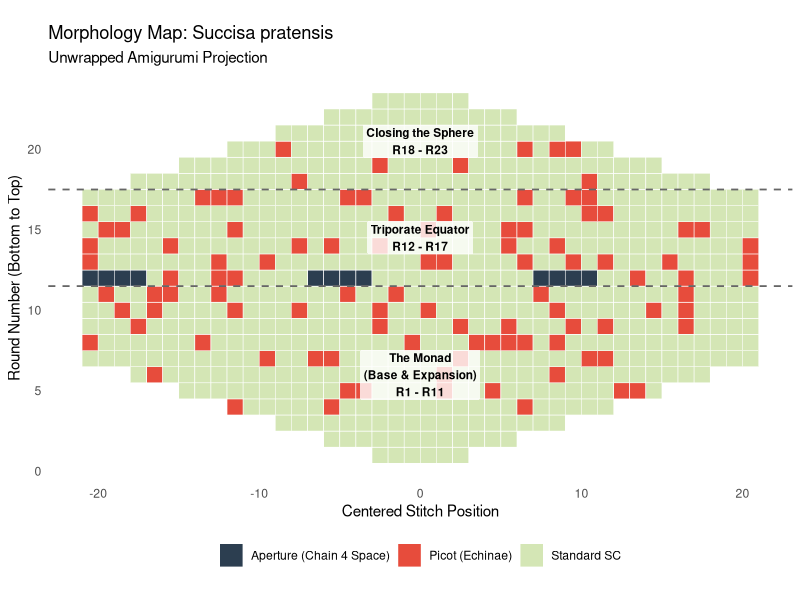

The R script that drew this image:
## ---- chunk 1
#| label: pollen-map
library(ggplot2)
library(dplyr)
library(purrr)
library(tidyr)

# 1. Define the amigurumi spherical structure (Rounds and Stitch Counts)
pattern_structure <- data.frame(
  Round = 1:23,
  Total_Stitches = c(6, 12, 18, 24, 30, 36, 42, 42, 42, 42, 
                     42, 42, 42, 42, 42, 42, 42, 
                     36, 30, 24, 18, 12, 6)
)

# 2. Expand into a full stitch-by-stitch grid
grid <- pattern_structure %>%
  mutate(Stitch_Number = map(Total_Stitches, ~1:.x)) %>%
  unnest(Stitch_Number)

# 3. Center the stitches for a 2D "map projection" of the sphere
grid <- grid %>%
  group_by(Round) %>%
  mutate(
    X_Coord = Stitch_Number - (Total_Stitches / 2) - 0.5,
    Stitch_Type = "Standard SC"
  ) %>%
  ungroup()

# 4. Inject the Botanical Morphology
set.seed(42) # Keeps the random spines in the exact same spot every time you render

grid <- grid %>%
  mutate(
    Stitch_Type = case_when(
      # The 3 Apertures (Pores) on Round 12, spaced evenly
      Round == 12 & Stitch_Number %in% c(1:4, 15:18, 29:32) ~ "Aperture (Chain 4 Space)",
      
      # Randomly scatter Picots (Echinae) for texture (~15% density)
      # Excluding the poles and the pores to maintain structural integrity
      Round > 3 & Round < 21 & runif(n()) < 0.15 ~ "Picot (Echinae)",
      
      TRUE ~ Stitch_Type
    )
  )

# 5. Visualize the unwrapped pollen grain
ggplot(grid, aes(x = X_Coord, y = Round, fill = Stitch_Type)) +
  geom_tile(color = "white", linewidth = 0.2, width = 1, height = 1) +
  geom_hline(yintercept = 11.5, color = "grey40", linetype = "dashed", linewidth = 0.6) +
  geom_hline(yintercept = 17.5, color = "grey40", linetype = "dashed", linewidth = 0.6) +
  annotate("label", x = 0, y = 6, label = "The Monad\n(Base & Expansion)\nR1 - R11", size = 3, fontface = "bold", fill = "#FFFFFFCC", label.size = NA) +
  annotate("label", x = 0, y = 14.5, label = "Triporate Equator\nR12 - R17", size = 3, fontface = "bold", fill = "#FFFFFFCC", label.size = NA) +
  annotate("label", x = 0, y = 20.5, label = "Closing the Sphere\nR18 - R23", size = 3, fontface = "bold", fill = "#FFFFFFCC", label.size = NA) +
  scale_fill_manual(values = c(
    "Standard SC" = "#D4E6B5",            
    "Aperture (Chain 4 Space)" = "#2C3E50", 
    "Picot (Echinae)" = "#E74C3C"         
  )) +
  theme_minimal() +
  coord_fixed(ratio = 1) +
  labs(
    title = "Morphology Map: Succisa pratensis",
    subtitle = "Unwrapped Amigurumi Projection",
    x = "Centered Stitch Position", 
    y = "Round Number (Bottom to Top)"
  ) +
  theme(
    panel.grid = element_blank(),
    legend.position = "bottom",
    legend.title = element_blank()
  )
